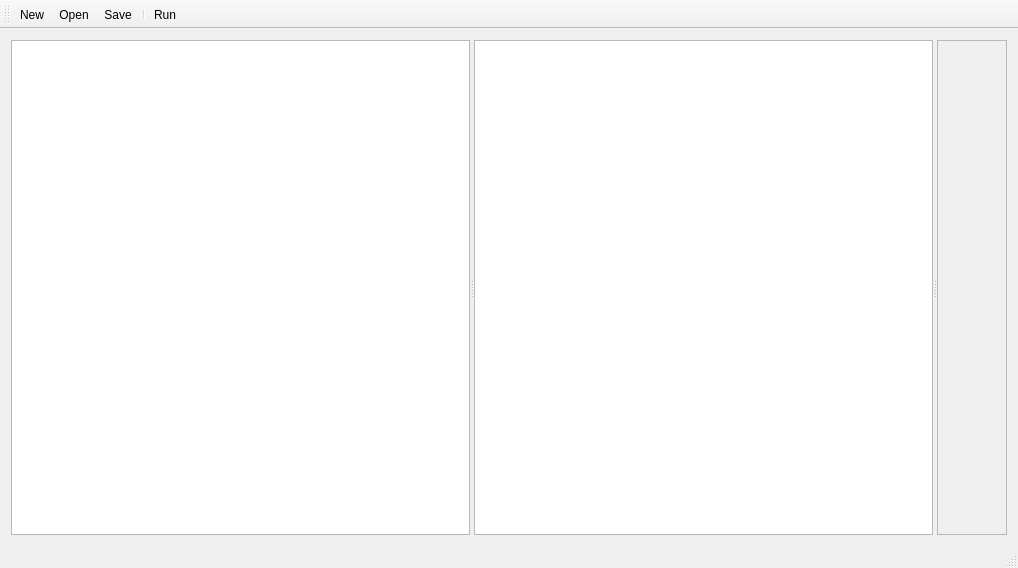
<?xml version="1.0" encoding="UTF-8"?>
<ui version="4.0">
 <class>MainWindow</class>
 <widget class="QMainWindow" name="MainWindow">
  <property name="geometry">
   <rect>
    <x>0</x>
    <y>0</y>
    <width>1018</width>
    <height>568</height>
   </rect>
  </property>
  <property name="windowTitle">
   <string>QtChordii</string>
  </property>
  <widget class="QWidget" name="centralWidget">
   <layout class="QGridLayout" name="gridLayout">
    <item row="0" column="0">
     <widget class="QSplitter" name="splitter">
      <property name="orientation">
       <enum>Qt::Horizontal</enum>
      </property>
      <widget class="QListWidget" name="fileWidget">
       <property name="acceptDrops">
        <bool>true</bool>
       </property>
       <property name="dragEnabled">
        <bool>true</bool>
       </property>
       <property name="dragDropMode">
        <enum>QAbstractItemView::InternalMove</enum>
       </property>
       <property name="defaultDropAction">
        <enum>Qt::MoveAction</enum>
       </property>
       <property name="alternatingRowColors">
        <bool>true</bool>
       </property>
       <property name="selectionMode">
        <enum>QAbstractItemView::ContiguousSelection</enum>
       </property>
      </widget>
      <widget class="CustomTextEdit" name="textEdit">
       <property name="styleSheet">
        <string notr="true">font: 9pt &quot;DejaVu Sans Mono&quot;;</string>
       </property>
      </widget>
      <widget class="PDFViewer" name="scrollArea">
       <property name="widgetResizable">
        <bool>true</bool>
       </property>
       <widget class="QWidget" name="scrollAreaWidgetContents">
        <property name="geometry">
         <rect>
          <x>0</x>
          <y>0</y>
          <width>76</width>
          <height>455</height>
         </rect>
        </property>
       </widget>
      </widget>
     </widget>
    </item>
   </layout>
  </widget>
  <widget class="QMenuBar" name="menuBar">
   <property name="geometry">
    <rect>
     <x>0</x>
     <y>0</y>
     <width>1018</width>
     <height>22</height>
    </rect>
   </property>
  </widget>
  <widget class="QToolBar" name="mainToolBar">
   <attribute name="toolBarArea">
    <enum>TopToolBarArea</enum>
   </attribute>
   <attribute name="toolBarBreak">
    <bool>false</bool>
   </attribute>
   <addaction name="actionNew"/>
   <addaction name="actionOpen"/>
   <addaction name="actionSave"/>
   <addaction name="separator"/>
   <addaction name="actionRun"/>
  </widget>
  <widget class="QStatusBar" name="statusBar"/>
  <action name="actionNew">
   <property name="icon">
    <iconset theme="document-new">
     <normaloff/>
    </iconset>
   </property>
   <property name="text">
    <string>&amp;New</string>
   </property>
   <property name="toolTip">
    <string>New Song</string>
   </property>
   <property name="shortcut">
    <string>Ctrl+N</string>
   </property>
  </action>
  <action name="actionOpen">
   <property name="icon">
    <iconset theme="folder-open">
     <normaloff/>
    </iconset>
   </property>
   <property name="text">
    <string>&amp;Open</string>
   </property>
   <property name="toolTip">
    <string>Open Directory</string>
   </property>
   <property name="shortcut">
    <string>Ctrl+O</string>
   </property>
  </action>
  <action name="actionSave">
   <property name="icon">
    <iconset theme="document-save">
     <normaloff/>
    </iconset>
   </property>
   <property name="text">
    <string>&amp;Save</string>
   </property>
   <property name="toolTip">
    <string>Save Song</string>
   </property>
   <property name="shortcut">
    <string>Ctrl+S</string>
   </property>
  </action>
  <action name="actionRun">
   <property name="icon">
    <iconset theme="system-run">
     <normaloff/>
    </iconset>
   </property>
   <property name="text">
    <string>&amp;Run</string>
   </property>
   <property name="toolTip">
    <string>Run Chordii</string>
   </property>
   <property name="shortcut">
    <string>Ctrl+R</string>
   </property>
  </action>
 </widget>
 <layoutdefault spacing="6" margin="11"/>
 <customwidgets>
  <customwidget>
   <class>CustomTextEdit</class>
   <extends>QTextEdit</extends>
   <header>gui.customtextedit.h</header>
  </customwidget>
  <customwidget>
   <class>PDFViewer</class>
   <extends>QScrollArea</extends>
   <header>gui.pdfviewer.h</header>
   <container>1</container>
  </customwidget>
 </customwidgets>
 <resources/>
 <connections/>
</ui>
